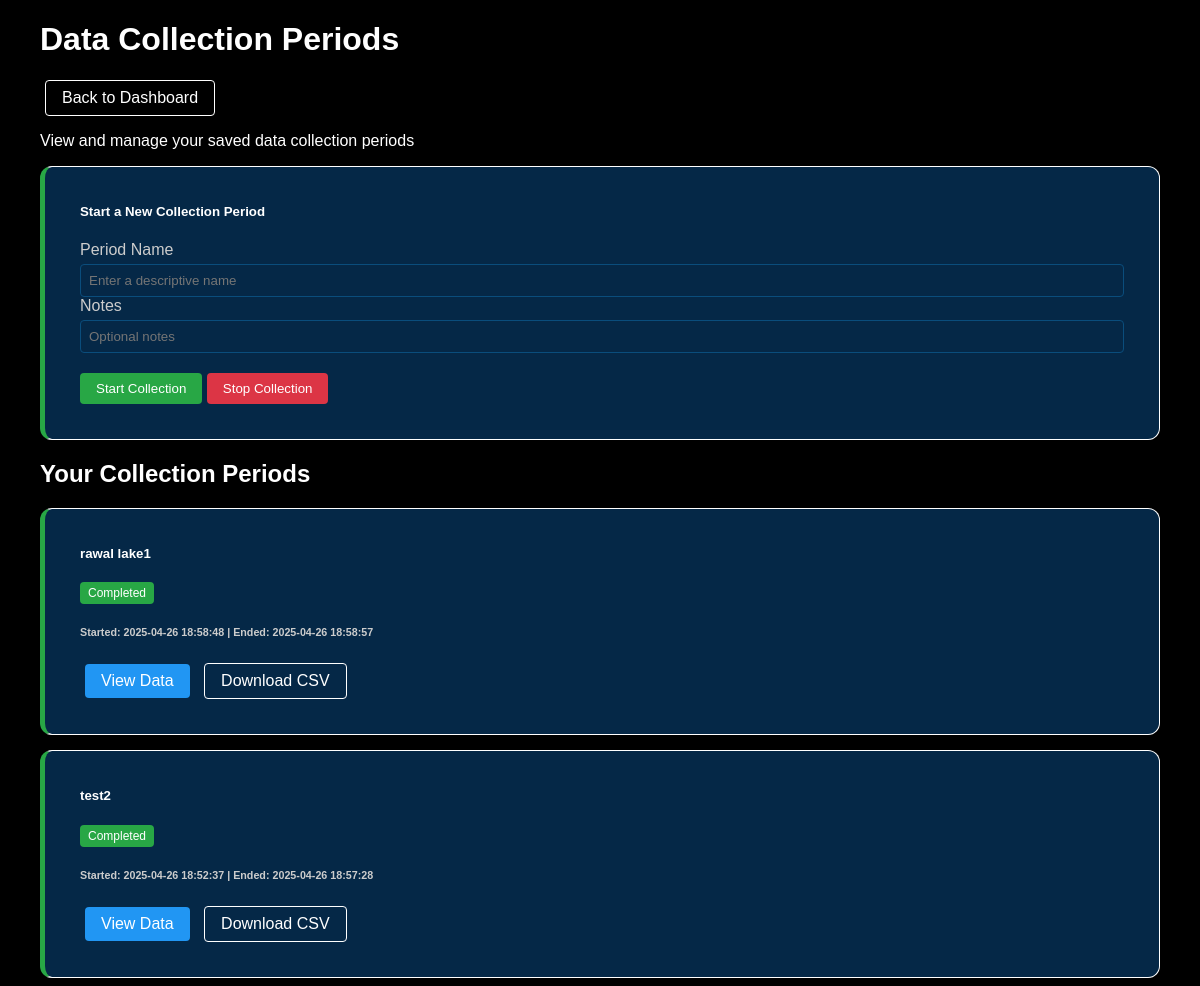
/periods (upper part), run on an earlier commit of the app's database.
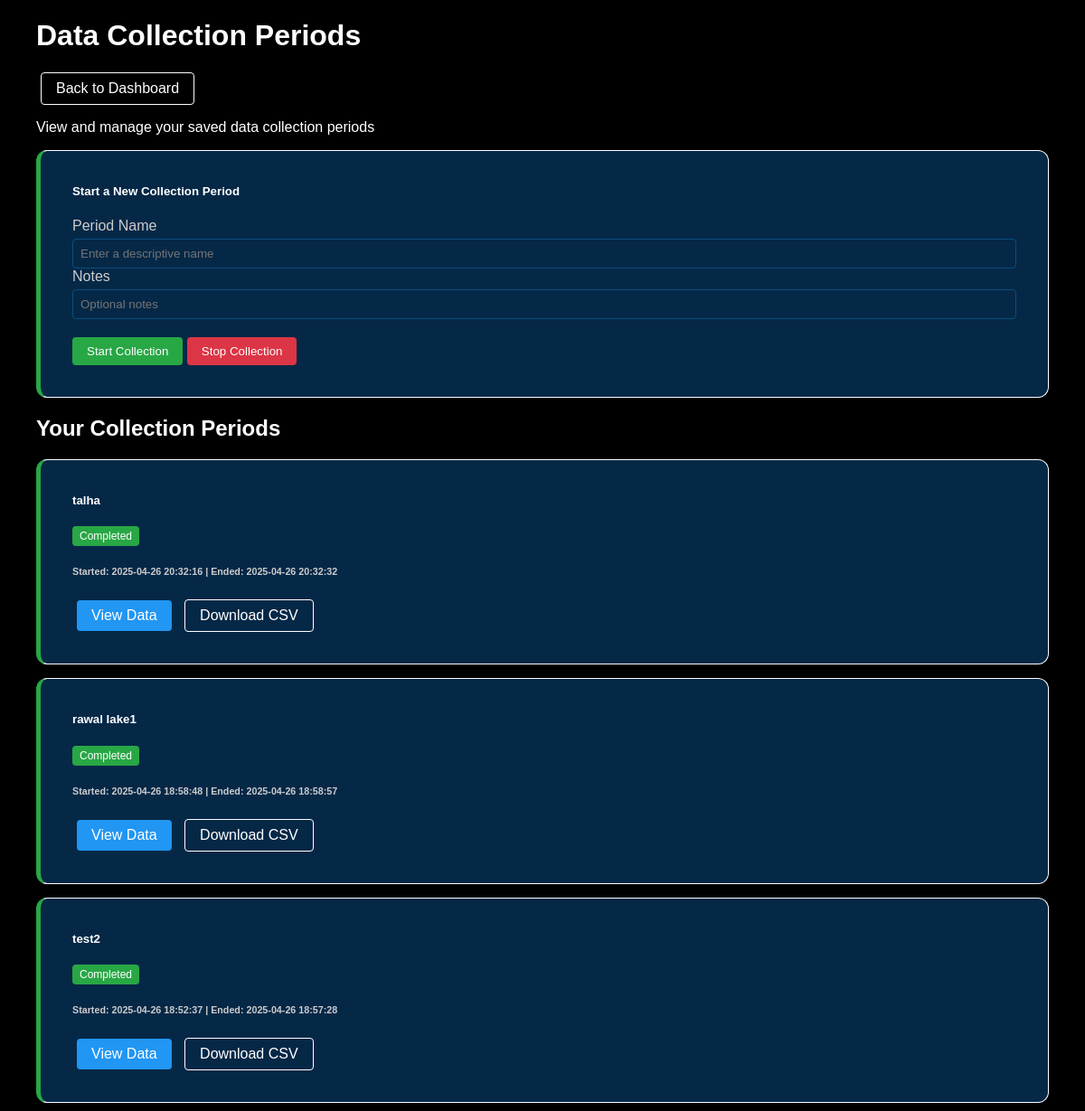
And on a later commit of the database.
### tables this page shows
CREATE TABLE data_periods (
            id INTEGER PRIMARY KEY AUTOINCREMENT,
            name TEXT,
            start_time TEXT,
            end_time TEXT,
            notes TEXT
        );

### app.py (the view)
@app.route('/periods')
def list_periods():
    try:
        periods = get_periods()
        return render_template('periods.html', periods=periods)
    except Exception as e:
        print(f"Error listing periods: {str(e)}")
        print(traceback.format_exc())
        return f"Error: {str(e)}", 500

### app.py (called while the page is built)
def get_db():
    db = getattr(g, '_database', None)
    if db is None:
        db = g._database = sqlite3.connect(DATABASE)
        db.row_factory = sqlite3.Row
    return db

@app.teardown_appcontext
def close_connection(exception):
    db = getattr(g, '_database', None)
    if db is not None:
        db.close()

def dict_factory(cursor, row):
    d = {}
    for idx, col in enumerate(cursor.description):
        d[col[0]] = row[idx]
    return d

def get_periods():
    db = get_db()
    db.row_factory = dict_factory
    cursor = db.cursor()
    cursor.execute('SELECT * FROM data_periods ORDER BY id DESC')
    return cursor.fetchall()

### templates/periods.html (shortened to what this page needs)
<!DOCTYPE html>
<html lang="en">
<head>
</head>
<body>
    <div class="container">
        <header class="mb-4">
            <div class="d-flex justify-content-between align-items-center">
                <h1>Data Collection Periods</h1>
                <a href="/" class="btn-outline">Back to Dashboard</a>
            </div>
            <p class="lead">View and manage your saved data collection periods</p>
        </header>
        <div class="row">
            <div class="col-md-12">
                <div class="card mb-4 period-card">
                    <div class="card-body">
                        <h5 class="card-title">Start a New Collection Period</h5>
                        <form id="start-period-form" class="row g-3 custom">
                            <div class="col-md-6 g-3">
                                <label for="period-name" class="form-label">Period Name</label>
                                <input type="text" class="form-control" id="period-name" placeholder="Enter a descriptive name">
                            </div>
                            <div class="col-md-6">
                                <label for="period-notes" class="form-label">Notes</label>
                                <input type="text" class="form-control" id="period-notes" placeholder="Optional notes">
                            </div>
                            <div class="col-12 button-container">
                                <button type="submit" class="btn btn-success" id="start-button">
                                     Start Collection
                                </button>
                                <button type="button" class="btn btn-danger d-none" id="stop-button">
                                     Stop Collection
                                </button>
                            </div>
                        </form>
                    </div>
                </div>
                <h2>Your Collection Periods</h2>
                <div id="periods-container">
                    {% if periods %}
                        {% for period in periods %}
                            <div class="card period-card {% if not period.end_time %}active{% endif %}">
                                <div class="card-body">
                                    <div class="d-flex justify-content-between">
                                        <h5 class="card-title">{{ period.name }}</h5>
                                        <span class="badge {% if not period.end_time %}bg-primary{% else %}bg-success{% endif %}">
                                            {% if not period.end_time %}Active{% else %}Completed{% endif %}
                                        </span>
                                    </div>
                                    <h6 class="card-subtitle mb-2 text-muted">
                                        Started: {{ period.start_time }}
                                        {% if period.end_time %}
                                            | Ended: {{ period.end_time }}
                                        {% endif %}
                                    </h6>
                                    <div class="mt-2">
                                        <a href="/period/{{ period.id }}" class="btn-view">
                                             View Data
                                        </a>
                                        <a href="/period/{{ period.id }}/download?format=csv" class="btn-outline">
                                             Download CSV
                                        </a>
                                    </div>
                                </div>
                            </div>
                        {% endfor %}
                    {% else %}
                        <div class="alert alert-info">
                            No data collection periods found. Start your first one using the form above.
                        </div>
                    {% endif %}
                </div>
            </div>
        </div>
    </div>
</body>
</html>

### templates/periods.html (style rules this page uses)
body { font-family: Arial, sans-serif; margin: 20px; background-color: black; color: #fff; }
.container { max-width: 1200px; margin: 0 auto; padding: 0 20px; }
.card { background-color: #052847; border-radius: 12px; margin-bottom: 15px; box-shadow: 0 0 10px rgba(0, 0, 0, 0.4); border: 1px solid white; padding: 0 20px 20px 20px; }
.card-body { padding: 15px; }
.btn-success { background-color: #28a745; color: white; border: none; padding: 8px 16px; border-radius: 4px; cursor: pointer; }
.btn-danger { background-color: #dc3545; color: white; border: none; padding: 8px 16px; border-radius: 4px; cursor: pointer; }
.form-control { width: 100%; padding: 8px; border: 1px solid #0a4d7c; border-radius: 4px; background-color: #052847; color: white; box-sizing: border-box; }
.form-label { color: #ccc; margin-bottom: 5px; display: block; }
.badge { padding: 4px 8px; border-radius: 4px; font-size: 12px; }
.bg-success { background-color: #28a745; }
.text-muted { color: #ccc !important; }
.period-card { border-left: 5px solid #28a745; }
.btn-view { background-color: #2196f3; color: white; border: none; padding: 8px 16px; border-radius: 4px; cursor: pointer; text-decoration: none; display: inline-block; margin: 0 5px; }
.btn-outline { background-color: transparent; color: white; border: 1px solid white; padding: 8px 16px; border-radius: 4px; cursor: pointer; text-decoration: none; display: inline-block; margin: 0 5px; }
.button-container { margin-top: 20px; }

What changed in the data, as far as the page shows it:
added data_periods: name "talha", shows "Completed", start_time "2025-04-26 20:32:16", end_time "2025-04-26 20:32:32"
